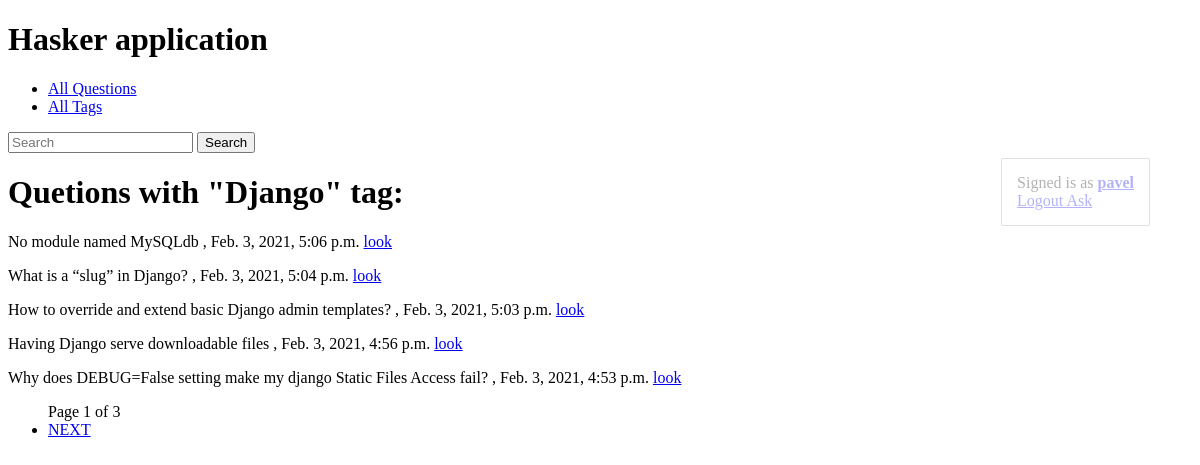
The page /tag/django/ (signed in) on the database as committed earlier.
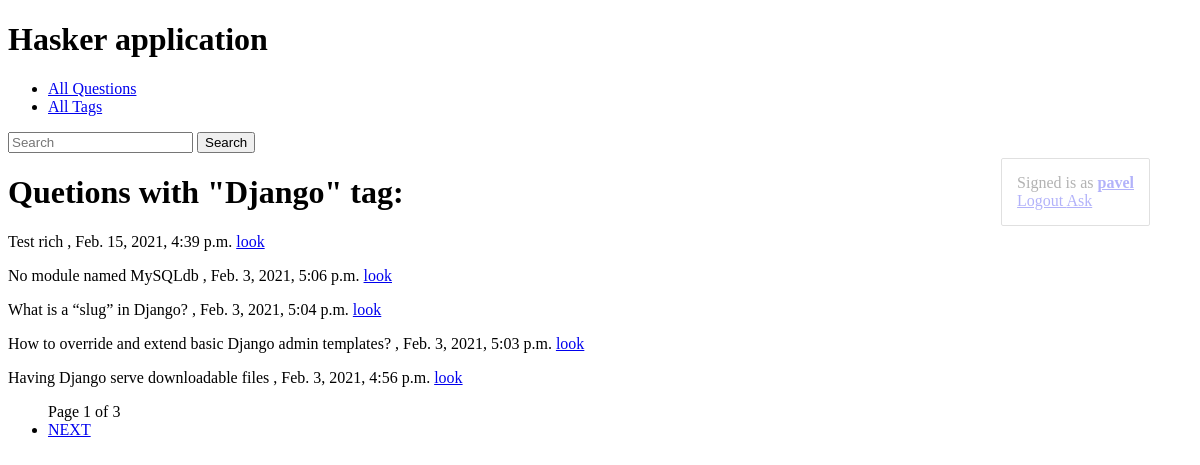
The same page on the database as committed later.
### hasker/models.py (models this page shows, shortened)
class Question(models.Model):
    author = models.ForeignKey(User, on_delete=models.CASCADE)
    title = models.CharField(max_length=150, db_index=True)
    slug = models.SlugField(max_length=150, blank=True, unique=True)
    content = RichTextField(blank=False, db_index=True)
    tags = models.ManyToManyField('Tag', blank=True, related_name='questions')
    date_create = models.DateTimeField(auto_now_add=True)
    def get_absolute_url(self):
        return reverse('question_detail_url', kwargs={'slug': self.slug})
    class Meta:
        ordering = ['-date_create']

### hasker/views.py (the view)
# urls.py: path('tag/<str:slug>/', tag_detail, name='tag_detail_url'),
@login_required
def tag_detail(request, slug):
    tag = get_object_or_404(Tag, slug=slug)
    questions = tag.questions.all()
    context = fbv_paginator(request, questions, 5, 'page')
    context.update({'tag': tag})
    return render(request, 'hasker/tag_detail.html', context=context)

### hasker/utils.py (called while the page is built)
def fbv_paginator(request: WSGIRequest, queryset: QuerySet, paginate_by: int, page_string: str) -> dict:
    paginator = Paginator(queryset, paginate_by)
    page_number = request.GET.get(page_string, 1)
    page_obj = paginator.get_page(page_number)
    is_paginated = page_obj.has_other_pages()
    context = {
        'page_obj': page_obj,
        'is_paginated': is_paginated,
        'page_obj.paginator': paginator,
    }
    return context

### hasker/templates/hasker/tag_detail.html (shortened to what this page needs)
{% extends 'hasker/base_hasker.html' %}
{% block content %}
    <h1>
        Quetions with "{{ tag.title| title }}" tag:
    </h1>
    <p>
        {% for question in page_obj.object_list %}
        <p>
            {{ question.title }} , {{ question.date_create }} <a href="{{ question.get_absolute_url }}" class="but1">look</a>
        </p>
       {% endfor %}
    </p>
{% endblock %}

Rows that differ between the two databases and show on the page:
no longer on this page (row unchanged): Question: title "Why does DEBUG=False setting make my django Static Files Access fail?", date_create "Feb. 3, 2021, 4:53 p.m."
added Question: title "Test rich", date_create "Feb. 15, 2021, 4:39 p.m."
